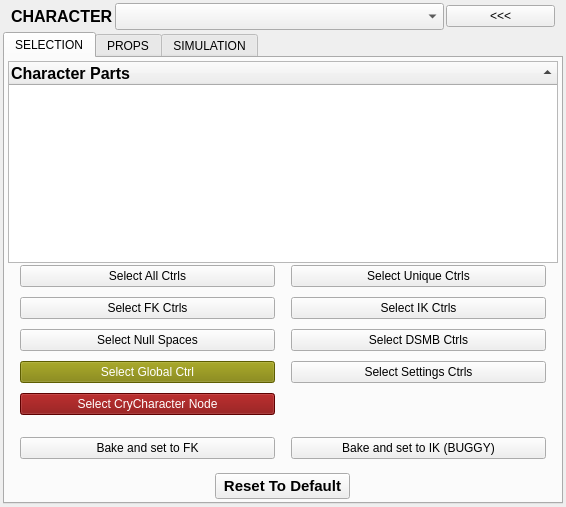
<?xml version="1.0" encoding="UTF-8"?>
<ui version="4.0">
 <class>AnimToolBox</class>
 <widget class="QMainWindow" name="AnimToolBox">
  <property name="geometry">
   <rect>
    <x>0</x>
    <y>0</y>
    <width>566</width>
    <height>507</height>
   </rect>
  </property>
  <property name="sizePolicy">
   <sizepolicy hsizetype="Fixed" vsizetype="Fixed">
    <horstretch>0</horstretch>
    <verstretch>0</verstretch>
   </sizepolicy>
  </property>
  <property name="minimumSize">
   <size>
    <width>0</width>
    <height>0</height>
   </size>
  </property>
  <property name="maximumSize">
   <size>
    <width>100000</width>
    <height>100000</height>
   </size>
  </property>
  <property name="windowTitle">
   <string>AnimToolBox</string>
  </property>
  <widget class="QWidget" name="centralwidget">
   <layout class="QVBoxLayout" name="verticalLayout">
    <property name="spacing">
     <number>2</number>
    </property>
    <property name="margin">
     <number>3</number>
    </property>
    <item>
     <layout class="QHBoxLayout" name="horizontalLayout" stretch="0,3,1">
      <property name="spacing">
       <number>2</number>
      </property>
      <property name="sizeConstraint">
       <enum>QLayout::SetDefaultConstraint</enum>
      </property>
      <property name="leftMargin">
       <number>8</number>
      </property>
      <property name="rightMargin">
       <number>8</number>
      </property>
      <item>
       <widget class="QLabel" name="characters_label">
        <property name="font">
         <font>
          <pointsize>12</pointsize>
          <weight>75</weight>
          <bold>true</bold>
         </font>
        </property>
        <property name="text">
         <string>CHARACTER</string>
        </property>
       </widget>
      </item>
      <item>
       <widget class="QComboBox" name="characters_CMB">
        <property name="font">
         <font>
          <pointsize>12</pointsize>
          <weight>75</weight>
          <bold>true</bold>
         </font>
        </property>
        <property name="editable">
         <bool>false</bool>
        </property>
        <property name="currentIndex">
         <number>-1</number>
        </property>
       </widget>
      </item>
      <item>
       <widget class="QPushButton" name="get_character_BTN">
        <property name="text">
         <string>&lt;&lt;&lt;</string>
        </property>
        <property name="iconSize">
         <size>
          <width>16</width>
          <height>16</height>
         </size>
        </property>
       </widget>
      </item>
     </layout>
    </item>
    <item>
     <widget class="QTabWidget" name="animToolBox_tab">
      <property name="font">
       <font>
        <pointsize>9</pointsize>
       </font>
      </property>
      <property name="currentIndex">
       <number>0</number>
      </property>
      <widget class="QWidget" name="characterr_Tab">
       <attribute name="title">
        <string>SELECTION</string>
       </attribute>
       <layout class="QVBoxLayout" name="verticalLayout_3">
        <property name="spacing">
         <number>2</number>
        </property>
        <property name="margin">
         <number>3</number>
        </property>
        <item>
         <widget class="QTreeWidget" name="characterParts_tree">
          <property name="font">
           <font>
            <family>MS Shell Dlg 2</family>
           </font>
          </property>
          <property name="editTriggers">
           <set>QAbstractItemView::DoubleClicked|QAbstractItemView::EditKeyPressed|QAbstractItemView::SelectedClicked</set>
          </property>
          <property name="selectionMode">
           <enum>QAbstractItemView::ExtendedSelection</enum>
          </property>
          <property name="selectionBehavior">
           <enum>QAbstractItemView::SelectRows</enum>
          </property>
          <property name="textElideMode">
           <enum>Qt::ElideRight</enum>
          </property>
          <property name="sortingEnabled">
           <bool>true</bool>
          </property>
          <property name="columnCount">
           <number>1</number>
          </property>
          <column>
           <property name="text">
            <string>Character Parts</string>
           </property>
           <property name="font">
            <font>
             <pointsize>12</pointsize>
             <weight>75</weight>
             <bold>true</bold>
            </font>
           </property>
          </column>
         </widget>
        </item>
        <item>
         <layout class="QGridLayout" name="gridLayout" rowstretch="0,0,0,0,0" columnstretch="0,0" rowminimumheight="0,0,0,0,0" columnminimumwidth="0,0">
          <property name="sizeConstraint">
           <enum>QLayout::SetDefaultConstraint</enum>
          </property>
          <property name="leftMargin">
           <number>12</number>
          </property>
          <property name="rightMargin">
           <number>12</number>
          </property>
          <property name="horizontalSpacing">
           <number>16</number>
          </property>
          <property name="verticalSpacing">
           <number>10</number>
          </property>
          <item row="4" column="0">
           <widget class="QPushButton" name="selectCharacterNode_BTN">
            <property name="styleSheet">
             <string notr="true">background-color: rgb(130, 0, 0);
color: rgb(255, 255, 255);</string>
            </property>
            <property name="text">
             <string>Select CryCharacter Node</string>
            </property>
           </widget>
          </item>
          <item row="0" column="0">
           <widget class="QPushButton" name="selectAllCtrls_BTN">
            <property name="text">
             <string>Select All Ctrls</string>
            </property>
           </widget>
          </item>
          <item row="0" column="1">
           <widget class="QPushButton" name="selectUniqueCtrls_BTN">
            <property name="text">
             <string>Select Unique Ctrls</string>
            </property>
           </widget>
          </item>
          <item row="1" column="0">
           <widget class="QPushButton" name="selectFkCtrls_BTN">
            <property name="text">
             <string>Select FK Ctrls</string>
            </property>
           </widget>
          </item>
          <item row="1" column="1">
           <widget class="QPushButton" name="selectIkCtrls_BTN">
            <property name="text">
             <string>Select IK Ctrls</string>
            </property>
           </widget>
          </item>
          <item row="2" column="0">
           <widget class="QPushButton" name="selectNullSpaces_BTN">
            <property name="text">
             <string>Select Null Spaces</string>
            </property>
           </widget>
          </item>
          <item row="2" column="1">
           <widget class="QPushButton" name="selectDSMBCtrls_BTN">
            <property name="text">
             <string>Select DSMB Ctrls</string>
            </property>
           </widget>
          </item>
          <item row="3" column="1">
           <widget class="QPushButton" name="selectSettingsCtrls_BTN">
            <property name="text">
             <string>Select Settings Ctrls</string>
            </property>
           </widget>
          </item>
          <item row="3" column="0">
           <widget class="QPushButton" name="selectGlobalCtrl_BTN">
            <property name="styleSheet">
             <string notr="true">background-color: rgb(130, 130, 0);
color: rgb(255, 255, 255);</string>
            </property>
            <property name="text">
             <string>Select Global Ctrl</string>
            </property>
           </widget>
          </item>
         </layout>
        </item>
        <item>
         <layout class="QHBoxLayout" name="horizontalLayout_5">
          <property name="spacing">
           <number>16</number>
          </property>
          <property name="leftMargin">
           <number>12</number>
          </property>
          <property name="topMargin">
           <number>20</number>
          </property>
          <property name="rightMargin">
           <number>12</number>
          </property>
          <property name="bottomMargin">
           <number>12</number>
          </property>
          <item>
           <widget class="QPushButton" name="bakeAndSetToFK_BTN">
            <property name="sizePolicy">
             <sizepolicy hsizetype="Minimum" vsizetype="Preferred">
              <horstretch>0</horstretch>
              <verstretch>0</verstretch>
             </sizepolicy>
            </property>
            <property name="text">
             <string>Bake and set to FK</string>
            </property>
           </widget>
          </item>
          <item>
           <widget class="QPushButton" name="bakeAndSetToIK_BTN">
            <property name="sizePolicy">
             <sizepolicy hsizetype="Minimum" vsizetype="Preferred">
              <horstretch>0</horstretch>
              <verstretch>0</verstretch>
             </sizepolicy>
            </property>
            <property name="text">
             <string>Bake and set to IK (BUGGY)</string>
            </property>
           </widget>
          </item>
         </layout>
        </item>
        <item>
         <layout class="QHBoxLayout" name="horizontalLayout_4">
          <item>
           <widget class="QPushButton" name="resetToDefault_BTN">
            <property name="maximumSize">
             <size>
              <width>135</width>
              <height>16777215</height>
             </size>
            </property>
            <property name="font">
             <font>
              <pointsize>11</pointsize>
              <weight>75</weight>
              <bold>true</bold>
             </font>
            </property>
            <property name="text">
             <string>Reset To Default</string>
            </property>
           </widget>
          </item>
         </layout>
        </item>
       </layout>
      </widget>
      <widget class="QWidget" name="props_Tab">
       <attribute name="title">
        <string>PROPS</string>
       </attribute>
       <layout class="QVBoxLayout" name="verticalLayout_2">
        <property name="spacing">
         <number>2</number>
        </property>
        <property name="margin">
         <number>3</number>
        </property>
        <item>
         <widget class="QGroupBox" name="groupBox">
          <property name="title">
           <string>PROPS</string>
          </property>
          <layout class="QVBoxLayout" name="verticalLayout_4">
           <property name="spacing">
            <number>2</number>
           </property>
           <property name="margin">
            <number>3</number>
           </property>
           <item>
            <layout class="QHBoxLayout" name="horizontalLayout_3">
             <property name="spacing">
              <number>2</number>
             </property>
             <item>
              <widget class="QLabel" name="label_3">
               <property name="font">
                <font>
                 <pointsize>11</pointsize>
                 <weight>75</weight>
                 <bold>true</bold>
                </font>
               </property>
               <property name="text">
                <string>P4 PATH:</string>
               </property>
              </widget>
             </item>
             <item>
              <widget class="QLineEdit" name="propPathLINE">
               <property name="text">
                <string/>
               </property>
              </widget>
             </item>
             <item>
              <widget class="QPushButton" name="loadPropsBTN">
               <property name="font">
                <font>
                 <pointsize>11</pointsize>
                 <weight>75</weight>
                 <bold>true</bold>
                </font>
               </property>
               <property name="text">
                <string>SYNC</string>
               </property>
              </widget>
             </item>
            </layout>
           </item>
           <item>
            <widget class="QLabel" name="label">
             <property name="maximumSize">
              <size>
               <width>200</width>
               <height>16777215</height>
              </size>
             </property>
             <property name="font">
              <font>
               <pointsize>12</pointsize>
               <weight>75</weight>
               <bold>true</bold>
              </font>
             </property>
             <property name="text">
              <string>PROP</string>
             </property>
            </widget>
           </item>
           <item>
            <layout class="QHBoxLayout" name="horizontalLayout_2">
             <item>
              <widget class="QComboBox" name="propCMB">
               <property name="minimumSize">
                <size>
                 <width>0</width>
                 <height>36</height>
                </size>
               </property>
               <property name="font">
                <font>
                 <pointsize>12</pointsize>
                 <weight>75</weight>
                 <bold>true</bold>
                </font>
               </property>
               <property name="styleSheet">
                <string notr="true"/>
               </property>
              </widget>
             </item>
             <item>
              <widget class="QPushButton" name="refreshPropsBTN">
               <property name="sizePolicy">
                <sizepolicy hsizetype="Fixed" vsizetype="Fixed">
                 <horstretch>0</horstretch>
                 <verstretch>0</verstretch>
                </sizepolicy>
               </property>
               <property name="minimumSize">
                <size>
                 <width>36</width>
                 <height>36</height>
                </size>
               </property>
               <property name="maximumSize">
                <size>
                 <width>36</width>
                 <height>36</height>
                </size>
               </property>
               <property name="font">
                <font>
                 <family>Webdings</family>
                 <pointsize>14</pointsize>
                 <weight>75</weight>
                 <bold>true</bold>
                </font>
               </property>
               <property name="text">
                <string>q</string>
               </property>
              </widget>
             </item>
            </layout>
           </item>
           <item>
            <widget class="QLabel" name="label_2">
             <property name="sizePolicy">
              <sizepolicy hsizetype="Preferred" vsizetype="Preferred">
               <horstretch>0</horstretch>
               <verstretch>0</verstretch>
              </sizepolicy>
             </property>
             <property name="maximumSize">
              <size>
               <width>200</width>
               <height>16777215</height>
              </size>
             </property>
             <property name="font">
              <font>
               <pointsize>12</pointsize>
               <weight>75</weight>
               <bold>true</bold>
              </font>
             </property>
             <property name="text">
              <string>ATTACH TO</string>
             </property>
            </widget>
           </item>
           <item>
            <layout class="QHBoxLayout" name="horizontalLayout_6">
             <item>
              <widget class="QComboBox" name="attachmentPointCMB">
               <property name="minimumSize">
                <size>
                 <width>0</width>
                 <height>36</height>
                </size>
               </property>
               <property name="font">
                <font>
                 <pointsize>12</pointsize>
                 <weight>75</weight>
                 <bold>true</bold>
                </font>
               </property>
              </widget>
             </item>
             <item>
              <widget class="QPushButton" name="refreshAttachmentPointsBTN">
               <property name="sizePolicy">
                <sizepolicy hsizetype="Fixed" vsizetype="Fixed">
                 <horstretch>0</horstretch>
                 <verstretch>0</verstretch>
                </sizepolicy>
               </property>
               <property name="minimumSize">
                <size>
                 <width>36</width>
                 <height>36</height>
                </size>
               </property>
               <property name="maximumSize">
                <size>
                 <width>36</width>
                 <height>36</height>
                </size>
               </property>
               <property name="font">
                <font>
                 <family>Webdings</family>
                 <pointsize>14</pointsize>
                 <weight>75</weight>
                 <bold>true</bold>
                </font>
               </property>
               <property name="text">
                <string>q</string>
               </property>
              </widget>
             </item>
            </layout>
           </item>
           <item>
            <layout class="QHBoxLayout" name="horizontalLayout_7">
             <item>
              <widget class="QPushButton" name="attachPropBTN">
               <property name="maximumSize">
                <size>
                 <width>92</width>
                 <height>16777215</height>
                </size>
               </property>
               <property name="font">
                <font>
                 <pointsize>12</pointsize>
                 <weight>75</weight>
                 <bold>true</bold>
                </font>
               </property>
               <property name="styleSheet">
                <string notr="true">background-color: rgb(130, 0, 0);
color: rgb(255, 255, 255);</string>
               </property>
               <property name="text">
                <string>ATTACH</string>
               </property>
              </widget>
             </item>
             <item>
              <spacer name="horizontalSpacer">
               <property name="orientation">
                <enum>Qt::Horizontal</enum>
               </property>
               <property name="sizeHint" stdset="0">
                <size>
                 <width>40</width>
                 <height>20</height>
                </size>
               </property>
              </spacer>
             </item>
             <item>
              <widget class="QLabel" name="label_4">
               <property name="text">
                <string>Quick Attach:</string>
               </property>
              </widget>
             </item>
             <item>
              <widget class="QPushButton" name="attachDefaultProps_ba_BTN">
               <property name="font">
                <font>
                 <weight>75</weight>
                 <bold>true</bold>
                </font>
               </property>
               <property name="styleSheet">
                <string notr="true">background-color: rgb(130, 130, 0);
color: rgb(255, 255, 255);</string>
               </property>
               <property name="text">
                <string>barb axe</string>
               </property>
              </widget>
             </item>
             <item>
              <widget class="QPushButton" name="attachDefaultProps_bd_BTN">
               <property name="font">
                <font>
                 <weight>75</weight>
                 <bold>true</bold>
                </font>
               </property>
               <property name="styleSheet">
                <string notr="true">background-color: rgb(130, 130, 0);
color: rgb(255, 255, 255);</string>
               </property>
               <property name="text">
                <string>barb dual</string>
               </property>
              </widget>
             </item>
             <item>
              <widget class="QPushButton" name="attachDefaultProps_bs_BTN">
               <property name="font">
                <font>
                 <weight>75</weight>
                 <bold>true</bold>
                </font>
               </property>
               <property name="styleSheet">
                <string notr="true">background-color: rgb(130, 130, 0);
color: rgb(255, 255, 255);</string>
               </property>
               <property name="text">
                <string>barb sword</string>
               </property>
              </widget>
             </item>
             <item>
              <widget class="QPushButton" name="attachDefaultProps_rs_BTN">
               <property name="font">
                <font>
                 <weight>75</weight>
                 <bold>true</bold>
                </font>
               </property>
               <property name="styleSheet">
                <string notr="true">background-color: rgb(0, 0, 255);
color: rgb(255, 255, 255);</string>
               </property>
               <property name="text">
                <string>romn sword</string>
               </property>
              </widget>
             </item>
            </layout>
           </item>
          </layout>
          <zorder></zorder>
          <zorder>label</zorder>
          <zorder>label_2</zorder>
         </widget>
        </item>
        <item>
         <widget class="QGroupBox" name="groupBox_2">
          <property name="title">
           <string>GENERAL</string>
          </property>
          <layout class="QVBoxLayout" name="verticalLayout_5">
           <item>
            <widget class="QPushButton" name="loadTexturesBTN">
             <property name="enabled">
              <bool>false</bool>
             </property>
             <property name="maximumSize">
              <size>
               <width>143</width>
               <height>16777215</height>
              </size>
             </property>
             <property name="font">
              <font>
               <pointsize>11</pointsize>
               <weight>75</weight>
               <bold>true</bold>
              </font>
             </property>
             <property name="text">
              <string>LOAD TEXTURES</string>
             </property>
            </widget>
           </item>
          </layout>
         </widget>
        </item>
        <item>
         <widget class="QGroupBox" name="groupBox_3">
          <property name="title">
           <string>ANIM TOOLBOX PREFS</string>
          </property>
          <layout class="QVBoxLayout" name="verticalLayout_6">
           <property name="spacing">
            <number>2</number>
           </property>
           <property name="margin">
            <number>3</number>
           </property>
           <item>
            <widget class="QCheckBox" name="ignorePropsCHK">
             <property name="text">
              <string>ignore props in character list</string>
             </property>
             <property name="checked">
              <bool>false</bool>
             </property>
            </widget>
           </item>
          </layout>
         </widget>
        </item>
        <item>
         <spacer name="verticalSpacer">
          <property name="orientation">
           <enum>Qt::Vertical</enum>
          </property>
          <property name="sizeHint" stdset="0">
           <size>
            <width>20</width>
            <height>40</height>
           </size>
          </property>
         </spacer>
        </item>
       </layout>
      </widget>
      <widget class="QWidget" name="simulation_Tab">
       <attribute name="title">
        <string>SIMULATION</string>
       </attribute>
       <layout class="QGridLayout" name="gridLayout_2">
        <item row="0" column="0">
         <widget class="QTreeWidget" name="solvers_tree">
          <property name="minimumSize">
           <size>
            <width>0</width>
            <height>250</height>
           </size>
          </property>
          <property name="selectionMode">
           <enum>QAbstractItemView::ExtendedSelection</enum>
          </property>
          <column>
           <property name="text">
            <string>Solvers</string>
           </property>
           <property name="font">
            <font>
             <family>MS Shell Dlg 2</family>
             <pointsize>12</pointsize>
             <weight>75</weight>
             <bold>true</bold>
            </font>
           </property>
          </column>
         </widget>
        </item>
        <item row="1" column="0">
         <layout class="QGridLayout" name="simOptions_grid_Layout">
          <item row="0" column="1">
           <widget class="QPushButton" name="setSolverStartFrameToTimeSlider_BTN">
            <property name="font">
             <font>
              <pointsize>10</pointsize>
             </font>
            </property>
            <property name="text">
             <string>Set Solver Strat Frame To Time Slider</string>
            </property>
           </widget>
          </item>
          <item row="1" column="1">
           <widget class="QDoubleSpinBox" name="setSolverStartFrameTo_SB">
            <property name="specialValueText">
             <string notr="true"/>
            </property>
           </widget>
          </item>
          <item row="0" column="0">
           <widget class="QPushButton" name="selectSolvers_BTN">
            <property name="font">
             <font>
              <pointsize>10</pointsize>
             </font>
            </property>
            <property name="text">
             <string>Select Solvers</string>
            </property>
           </widget>
          </item>
          <item row="1" column="0">
           <widget class="QLabel" name="setSolverStartFrameTo_Label">
            <property name="font">
             <font>
              <pointsize>10</pointsize>
              <weight>75</weight>
              <bold>true</bold>
             </font>
            </property>
            <property name="styleSheet">
             <string notr="true">background-color: rgb(38, 77, 57);</string>
            </property>
            <property name="frameShape">
             <enum>QFrame::StyledPanel</enum>
            </property>
            <property name="frameShadow">
             <enum>QFrame::Sunken</enum>
            </property>
            <property name="text">
             <string>Set Solver Strat Frame To</string>
            </property>
            <property name="alignment">
             <set>Qt::AlignCenter</set>
            </property>
           </widget>
          </item>
          <item row="1" column="2">
           <widget class="QPushButton" name="set_BTN">
            <property name="font">
             <font>
              <pointsize>10</pointsize>
              <weight>75</weight>
              <bold>true</bold>
             </font>
            </property>
            <property name="text">
             <string>SET&lt;&lt;&lt;</string>
            </property>
           </widget>
          </item>
         </layout>
        </item>
        <item row="2" column="0">
         <spacer name="verticalSpacer_2">
          <property name="orientation">
           <enum>Qt::Vertical</enum>
          </property>
          <property name="sizeHint" stdset="0">
           <size>
            <width>20</width>
            <height>40</height>
           </size>
          </property>
         </spacer>
        </item>
       </layout>
      </widget>
     </widget>
    </item>
   </layout>
  </widget>
 </widget>
 <resources/>
 <connections/>
</ui>
